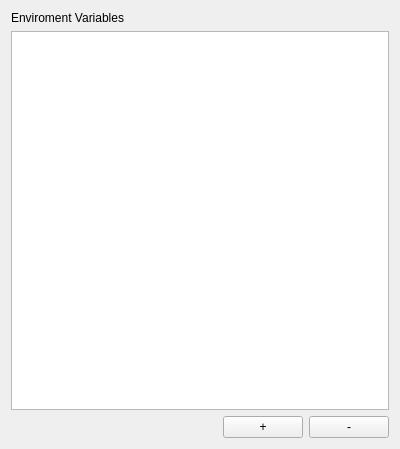
<?xml version="1.0" encoding="UTF-8"?>
<ui version="4.0">
 <class>EnvVariables</class>
 <widget class="QWidget" name="EnvVariables">
  <property name="geometry">
   <rect>
    <x>0</x>
    <y>0</y>
    <width>400</width>
    <height>449</height>
   </rect>
  </property>
  <property name="windowTitle">
   <string>Enviroment Variables</string>
  </property>
  <property name="windowIcon">
   <iconset resource="../../../res.qrc">
    <normaloff>:/actions/resources/actions/configure.png</normaloff>:/actions/resources/actions/configure.png</iconset>
  </property>
  <layout class="QVBoxLayout" name="verticalLayout">
   <item>
    <widget class="QLabel" name="label">
     <property name="text">
      <string>Enviroment Variables</string>
     </property>
    </widget>
   </item>
   <item>
    <widget class="QTableView" name="tableView">
     <property name="showGrid">
      <bool>false</bool>
     </property>
     <property name="sortingEnabled">
      <bool>true</bool>
     </property>
    </widget>
   </item>
   <item>
    <layout class="QHBoxLayout" name="horizontalLayout">
     <item>
      <spacer name="horizontalSpacer">
       <property name="orientation">
        <enum>Qt::Horizontal</enum>
       </property>
       <property name="sizeHint" stdset="0">
        <size>
         <width>40</width>
         <height>20</height>
        </size>
       </property>
      </spacer>
     </item>
     <item>
      <widget class="QPushButton" name="pushAdd">
       <property name="text">
        <string>+</string>
       </property>
      </widget>
     </item>
     <item>
      <widget class="QPushButton" name="pushRemove">
       <property name="text">
        <string>-</string>
       </property>
      </widget>
     </item>
    </layout>
   </item>
  </layout>
 </widget>
 <resources>
  <include location="../../../res.qrc"/>
 </resources>
 <connections/>
</ui>
